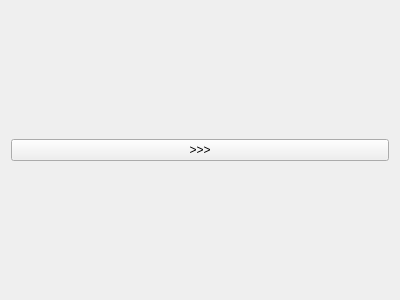
<?xml version="1.0" encoding="UTF-8"?>
<ui version="4.0">
 <class>Form_DDD</class>
 <widget class="QWidget" name="Form_DDD">
  <property name="geometry">
   <rect>
    <x>0</x>
    <y>0</y>
    <width>400</width>
    <height>300</height>
   </rect>
  </property>
  <property name="windowTitle">
   <string>Form</string>
  </property>
  <layout class="QVBoxLayout" name="verticalLayout">
   <item>
    <widget class="QPushButton" name="pushButton">
     <property name="text">
      <string>&gt;&gt;&gt;</string>
     </property>
    </widget>
   </item>
  </layout>
 </widget>
 <resources/>
 <connections/>
</ui>
